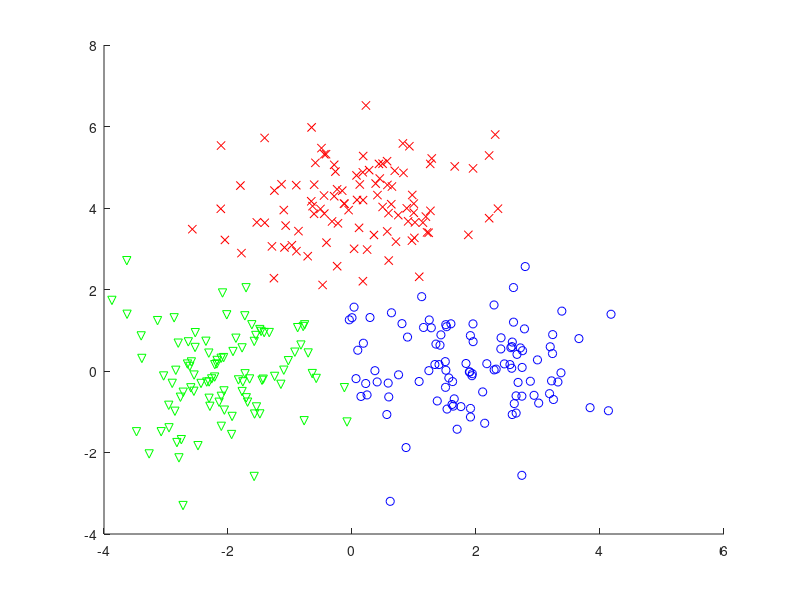

The MATLAB source for this figure:
n = 300;
c = 3;
t = randperm(n);
x = [randn(1, n/3)-2 randn(1, n/3) randn(1, n/3)+2;
     randn(1, n/3) randn(1, n/3)+4 randn(1, n/3)]';
m = x(t(1: c), :);
x2 = sum(x.^2, 2);
s0(1: c, 1) = inf;
 
for o = 1: 1000
    m2 = sum(m.^2, 2);
    [d, y] = min(repmat(m2, 1, n) + repmat(x2', c, 1) - 2 * m * x');
    for t = 1: c
        m(t, :) = mean(x(y==t, :));
        s(t, 1) = mean(d(y==t));
    end
    if norm(s - s0) < 0.001, break, end
    s0 = s;
end
figure(1); clf; hold on;
plot(x(y == 1, 1), x(y == 1, 2), 'bo');
plot(x(y == 2, 1), x(y == 2, 2), 'rx');
plot(x(y == 3, 1), x(y == 3, 2), 'gv');
